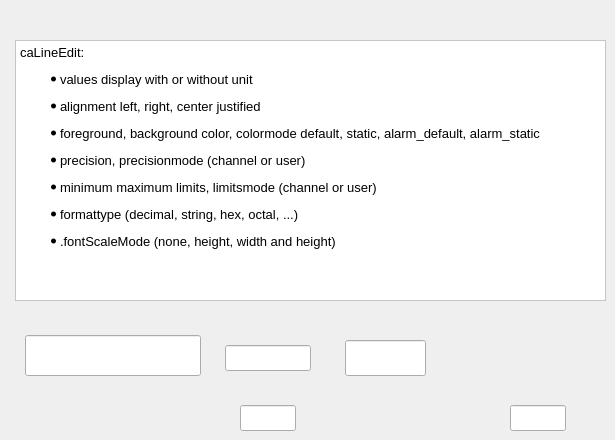
      <widget class="QWidget" name="tab_13">
       <attribute name="title">
        <string>caLineEdit</string>
       </attribute>
       <widget class="QTextEdit" name="textEdit_10">
        <property name="geometry">
         <rect>
          <x>15</x>
          <y>40</y>
          <width>591</width>
          <height>261</height>
         </rect>
        </property>
        <property name="styleSheet">
         <string notr="true">
QWidget {background: white;} </string>
        </property>
        <property name="html">
         <string>&lt;!DOCTYPE HTML PUBLIC &quot;-//W3C//DTD HTML 4.0//EN&quot; &quot;http://www.w3.org/TR/REC-html40/strict.dtd&quot;&gt;
&lt;html&gt;&lt;head&gt;&lt;meta name=&quot;qrichtext&quot; content=&quot;1&quot; /&gt;&lt;style type=&quot;text/css&quot;&gt;
p, li { white-space: pre-wrap; }
&lt;/style&gt;&lt;/head&gt;&lt;body style=&quot; font-family:'Sans Serif'; font-size:10pt; font-weight:400; font-style:normal;&quot;&gt;
&lt;p style=&quot; margin-top:0px; margin-bottom:0px; margin-left:0px; margin-right:0px; -qt-block-indent:0; text-indent:0px;&quot;&gt;caLineEdit: &lt;/p&gt;
&lt;ul style=&quot;margin-top: 0px; margin-bottom: 0px; margin-left: 0px; margin-right: 0px; -qt-list-indent: 1;&quot;&gt;&lt;li style=&quot; margin-top:12px; margin-bottom:0px; margin-left:0px; margin-right:0px; -qt-block-indent:0; text-indent:0px;&quot;&gt;values display with or without unit&lt;/li&gt;
&lt;li style=&quot; margin-top:12px; margin-bottom:0px; margin-left:0px; margin-right:0px; -qt-block-indent:0; text-indent:0px;&quot;&gt;alignment left, right, center justified&lt;/li&gt;
&lt;li style=&quot; margin-top:12px; margin-bottom:0px; margin-left:0px; margin-right:0px; -qt-block-indent:0; text-indent:0px;&quot;&gt;foreground, background color, colormode default, static, alarm_default, alarm_static &lt;/li&gt;
&lt;li style=&quot; margin-top:12px; margin-bottom:0px; margin-left:0px; margin-right:0px; -qt-block-indent:0; text-indent:0px;&quot;&gt;precision, precisionmode (channel or user)&lt;/li&gt;
&lt;li style=&quot; margin-top:12px; margin-bottom:0px; margin-left:0px; margin-right:0px; -qt-block-indent:0; text-indent:0px;&quot;&gt;minimum maximum limits, limitsmode (channel or user)&lt;/li&gt;&lt;/ul&gt;
&lt;ul style=&quot;margin-top: 0px; margin-bottom: 0px; margin-left: 0px; margin-right: 0px; -qt-list-indent: 1;&quot;&gt;&lt;li style=&quot; margin-top:12px; margin-bottom:0px; margin-left:0px; margin-right:0px; -qt-block-indent:0; text-indent:0px;&quot;&gt;formattype (decimal, string, hex, octal, ...)&lt;/li&gt;
&lt;li style=&quot; margin-top:12px; margin-bottom:0px; margin-left:0px; margin-right:0px; -qt-block-indent:0; text-indent:0px;&quot;&gt;.fontScaleMode (none, height, width and height)&lt;/li&gt;&lt;/ul&gt;&lt;/body&gt;&lt;/html&gt;</string>
        </property>
       </widget>
       <widget class="caLineEdit" name="calineedit_7">
        <property name="geometry">
         <rect>
          <x>25</x>
          <y>335</y>
          <width>176</width>
          <height>41</height>
         </rect>
        </property>
        <property name="channel" stdset="0">
         <string notr="true">QTDM:COUNT:1</string>
        </property>
        <property name="background">
         <color>
          <red>170</red>
          <green>255</green>
          <blue>255</blue>
         </color>
        </property>
        <property name="colorMode">
         <enum>caLineEdit::Static</enum>
        </property>
        <property name="fontScaleMode">
         <enum>caLineEdit::WidthAndHeight</enum>
        </property>
        <property name="unitsEnabled">
         <bool>true</bool>
        </property>
       </widget>
       <widget class="caLineEdit" name="calineedit_8">
        <property name="geometry">
         <rect>
          <x>225</x>
          <y>345</y>
          <width>86</width>
          <height>26</height>
         </rect>
        </property>
        <property name="channel" stdset="0">
         <string notr="true">QTDM:COUNT:1</string>
        </property>
        <property name="background">
         <color>
          <red>170</red>
          <green>255</green>
          <blue>255</blue>
         </color>
        </property>
        <property name="colorMode">
         <enum>caLineEdit::Default</enum>
        </property>
       </widget>
       <widget class="caLineEdit" name="calineedit_9">
        <property name="geometry">
         <rect>
          <x>240</x>
          <y>405</y>
          <width>56</width>
          <height>26</height>
         </rect>
        </property>
        <property name="alignment">
         <set>Qt::AlignCenter</set>
        </property>
        <property name="channel" stdset="0">
         <string notr="true">QTDM:COUNT:1</string>
        </property>
        <property name="background">
         <color>
          <red>0</red>
          <green>0</green>
          <blue>0</blue>
         </color>
        </property>
        <property name="colorMode">
         <enum>caLineEdit::Alarm_Static</enum>
        </property>
        <property name="precision">
         <number>1</number>
        </property>
        <property name="precisionMode">
         <enum>caLineEdit::User</enum>
        </property>
       </widget>
       <widget class="caLineEdit" name="calineedit_10">
        <property name="geometry">
         <rect>
          <x>345</x>
          <y>340</y>
          <width>81</width>
          <height>36</height>
         </rect>
        </property>
        <property name="channel" stdset="0">
         <string notr="true">QTDM:COUNT:1</string>
        </property>
        <property name="background">
         <color>
          <red>170</red>
          <green>255</green>
          <blue>255</blue>
         </color>
        </property>
        <property name="colorMode">
         <enum>caLineEdit::Static</enum>
        </property>
        <property name="formatType">
         <enum>caLineEdit::hexadecimal</enum>
        </property>
       </widget>
       <widget class="caLineEdit" name="calineedit_11">
        <property name="geometry">
         <rect>
          <x>510</x>
          <y>405</y>
          <width>56</width>
          <height>26</height>
         </rect>
        </property>
        <property name="alignment">
         <set>Qt::AlignCenter</set>
        </property>
        <property name="channel" stdset="0">
         <string notr="true">QTDM:COUNT:1</string>
        </property>
        <property name="background">
         <color>
          <red>0</red>
          <green>0</green>
          <blue>0</blue>
         </color>
        </property>
        <property name="colorMode">
         <enum>caLineEdit::Alarm_Static</enum>
        </property>
        <property name="precision">
         <number>1</number>
        </property>
        <property name="precisionMode">
         <enum>caLineEdit::User</enum>
        </property>
        <property name="limitsMode">
         <enum>caLineEdit::User</enum>
        </property>
        <property name="maxValue">
         <double>2.000000000000000</double>
        </property>
       </widget>
      </widget>
